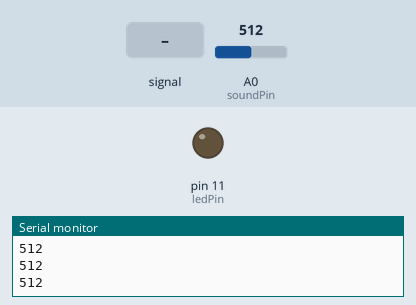
This sketch was run on a simulated Arduino Uno, built with avr-gcc and run on an emulated ATmega328P. On the bench: output pins drawn as LEDs (lit = HIGH), the last lines printed to the serial monitor. Dashed ring = blinking. Inputs (shaded band) come from the test bench; at power-on: A0 (soundPin) = 512.

Above: at 1.2 s.
1.3 s: A0 (soundPin) fed a 200 Hz sine of ±81 counts around its level
At 1.8 s:
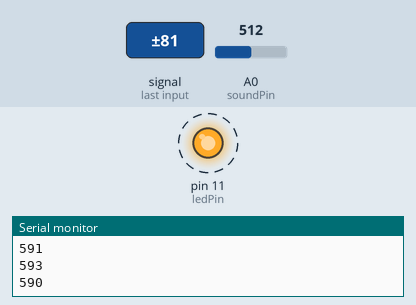
4.3 s: A0 (soundPin) set to 306
At 4.3 s:
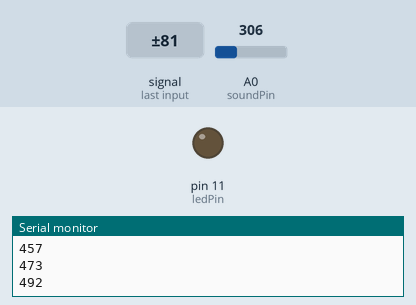
5.8 s: A0 (soundPin) set to 541
7.3 s: A0 (soundPin) set to 559
At 10.2 s:
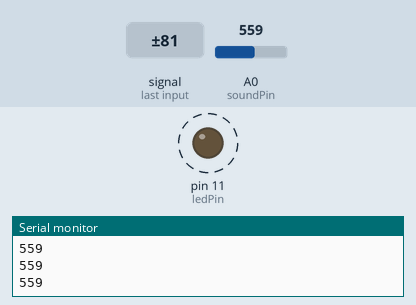
10.3 s: A0 (soundPin) set to 540
At 11.1 s:
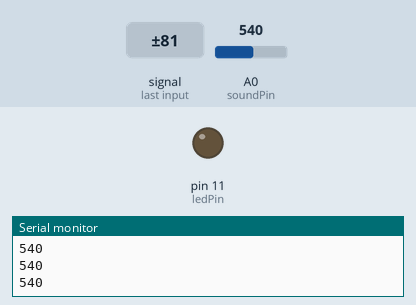
11.8 s: A0 (soundPin) fed a 200 Hz sine of ±81 counts around its level
At 12.3 s:
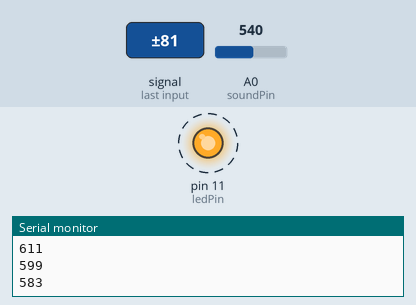
Timing chart, 0 to 15.8 s (numbered marks = the images above; inputs shaded):
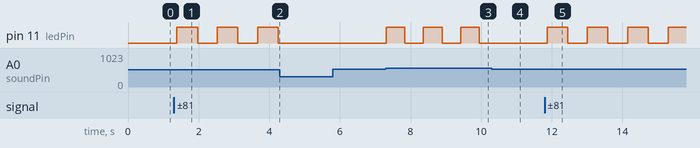

The sketch:

Clap_Switch.ino
```cpp
const int soundPin = A0;
const int ledPin = 11; // change to 13 if you want to use inbuilt LED

int threshold = 550; // Tune this - check Serial Monitor
bool ledState = false; // LED is OFF at start
long lastClapTime = 0;

void setup() {
  Serial.begin(9600);
  pinMode(ledPin, OUTPUT);
  pinMode(soundPin, INPUT);
  digitalWrite(ledPin, LOW);
  Serial.println("Clap Switch Ready...");
}

void loop() {
  int soundValue = analogRead(soundPin);
  Serial.println(soundValue);

  // If sound is loud AND 500ms passed since last clap (to avoid double clap)
  if (soundValue > threshold) {
    if (millis() - lastClapTime > 500) {

      ledState = !ledState; // TOGGLE
      digitalWrite(ledPin, ledState);

      if(ledState) {
        Serial.println("CLAP DETECTED -> LED ON");
      } else {
        Serial.println("CLAP DETECTED -> LED OFF");
      }

      lastClapTime = millis();
      delay(200); // small delay
    }
  }
}
```

Measured:
- the behaviour switches between 550 and 551 on A0 (soundPin) (found by bisection; images 2 and 3)
- after the input at 1.3 s, pin 11 (ledPin): alternates HIGH for 0.58 s and LOW for 0.56 s, starting after 0.09 s
- after the input at 4.3 s, pin 11 (ledPin): stays LOW (without the input it goes to HIGH after 0.51 s)
- after the input at 7.3 s, pin 11 (ledPin): alternates HIGH for 0.53 s and LOW for 0.53 s, starting at once
- after the input at 10.3 s, pin 11 (ledPin): stays LOW (without the input it goes to HIGH after 0.18 s)
- after the input at 11.8 s, pin 11 (ledPin): alternates HIGH for 0.59 s and LOW for 0.55 s, starting after 0.07 s
